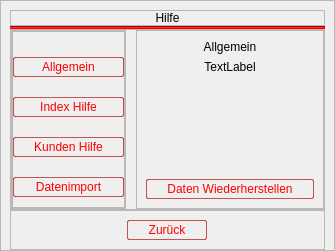
            <widget class="QWidget" name="helpView">
             <layout class="QVBoxLayout" name="verticalLayout_25">
              <property name="spacing">
               <number>0</number>
              </property>
              <property name="leftMargin">
               <number>0</number>
              </property>
              <property name="topMargin">
               <number>0</number>
              </property>
              <property name="rightMargin">
               <number>0</number>
              </property>
              <property name="bottomMargin">
               <number>0</number>
              </property>
              <item>
               <widget class="QFrame" name="frame_27">
                <property name="frameShape">
                 <enum>QFrame::StyledPanel</enum>
                </property>
                <property name="frameShadow">
                 <enum>QFrame::Raised</enum>
                </property>
                <layout class="QVBoxLayout" name="verticalLayout_27">
                 <property name="spacing">
                  <number>0</number>
                 </property>
                 <property name="leftMargin">
                  <number>9</number>
                 </property>
                 <property name="topMargin">
                  <number>9</number>
                 </property>
                 <property name="rightMargin">
                  <number>9</number>
                 </property>
                 <property name="bottomMargin">
                  <number>0</number>
                 </property>
                 <item alignment="Qt::AlignTop">
                  <widget class="QFrame" name="frame_28">
                   <property name="minimumSize">
                    <size>
                     <width>0</width>
                     <height>10</height>
                    </size>
                   </property>
                   <property name="frameShape">
                    <enum>QFrame::StyledPanel</enum>
                   </property>
                   <property name="frameShadow">
                    <enum>QFrame::Raised</enum>
                   </property>
                   <layout class="QVBoxLayout" name="verticalLayout_28">
                    <property name="spacing">
                     <number>0</number>
                    </property>
                    <property name="leftMargin">
                     <number>0</number>
                    </property>
                    <property name="topMargin">
                     <number>0</number>
                    </property>
                    <property name="rightMargin">
                     <number>0</number>
                    </property>
                    <property name="bottomMargin">
                     <number>0</number>
                    </property>
                    <item>
                     <widget class="QLabel" name="label_34">
                      <property name="styleSheet">
                       <string notr="true">QLabel{
	
	font: 26pt &quot;Ethnocentric&quot;;
}</string>
                      </property>
                      <property name="text">
                       <string>Hilfe</string>
                      </property>
                      <property name="alignment">
                       <set>Qt::AlignCenter</set>
                      </property>
                     </widget>
                    </item>
                   </layout>
                  </widget>
                 </item>
                 <item>
                  <widget class="Line" name="line_6">
                   <property name="styleSheet">
                    <string notr="true">background-color: rgb(255, 0, 0);</string>
                   </property>
                   <property name="orientation">
                    <enum>Qt::Horizontal</enum>
                   </property>
                  </widget>
                 </item>
                 <item>
                  <widget class="QFrame" name="frame_29">
                   <property name="sizePolicy">
                    <sizepolicy hsizetype="Preferred" vsizetype="Expanding">
                     <horstretch>0</horstretch>
                     <verstretch>0</verstretch>
                    </sizepolicy>
                   </property>
                   <property name="frameShape">
                    <enum>QFrame::StyledPanel</enum>
                   </property>
                   <property name="frameShadow">
                    <enum>QFrame::Raised</enum>
                   </property>
                   <layout class="QHBoxLayout" name="horizontalLayout_19">
                    <property name="spacing">
                     <number>10</number>
                    </property>
                    <property name="leftMargin">
                     <number>0</number>
                    </property>
                    <property name="topMargin">
                     <number>0</number>
                    </property>
                    <property name="rightMargin">
                     <number>0</number>
                    </property>
                    <property name="bottomMargin">
                     <number>0</number>
                    </property>
                    <item alignment="Qt::AlignLeft">
                     <widget class="QFrame" name="frame_31">
                      <property name="styleSheet">
                       <string notr="true">QPushButton{
	border: 1px solid;
	padding: 2px 20px;
	border-radius: 2%;
	color: rgb(255, 0, 0)
}

QPushButton::Hover{
	border: 1.4px solid rgba(255, 47, 47, 25);
	background-color: qlineargradient(spread:pad, x1:0, y1:0, x2:1, y2:1, stop:0 rgba(255, 0, 0, 45), stop:1 rgba(65, 0, 0, 45));
	color: #FFF;
}

QPushButton::Pressed{
	background-color: qlineargradient(spread:pad, x1:0, y1:0, x2:1, y2:1, stop:0  rgba(65, 0, 0, 255), stop:1 rgba(255, 0, 0, 255));
	border-color: rgb(255, 0, 0);
	color: rgb(238, 238, 238);
}


QPushButton::Focus{
	background-color: qlineargradient(spread:pad, x1:0, y1:0, x2:1, y2:1, stop:0  rgba(65, 0, 0, 255), stop:1 rgba(255, 0, 0, 255));
	border-color: rgb(255, 0, 0);
	color: rgb(238, 238, 238);
}</string>
                      </property>
                      <property name="frameShape">
                       <enum>QFrame::StyledPanel</enum>
                      </property>
                      <property name="frameShadow">
                       <enum>QFrame::Raised</enum>
                      </property>
                      <layout class="QVBoxLayout" name="verticalLayout_29">
                       <property name="spacing">
                        <number>0</number>
                       </property>
                       <property name="leftMargin">
                        <number>0</number>
                       </property>
                       <property name="topMargin">
                        <number>0</number>
                       </property>
                       <property name="rightMargin">
                        <number>0</number>
                       </property>
                       <property name="bottomMargin">
                        <number>0</number>
                       </property>
                       <item alignment="Qt::AlignTop">
                        <widget class="QFrame" name="frame_33">
                         <property name="styleSheet">
                          <string notr="true">QPushButton{
	border: 1px solid rgba(170, 0, 0,165);
	padding: 2px 20px;
	border-radius: 2%;
	color: rgb(255, 0, 0)
}

QPushButton::Hover{
	border: 1.2px solid rgb(255, 0, 0);
	background-color: qlineargradient(spread:pad, x1:0, y1:0, x2:1, y2:1, stop:0 rgba(255, 0, 0, 70), stop:1 rgba(65, 0, 0, 70));
	
}

QPushButton::Pressed{
	border: 1.4px solid;
	background-color: qlineargradient(spread:pad, x1:0, y1:0, x2:1, y2:1, stop:0  rgba(65, 0, 0, 255), stop:1 rgba(255, 0, 0, 255));
	border-color: rgb(255, 0, 0);
	color: #FFF;
}

QPushButton::Focus{
	background-color: qlineargradient(spread:pad, x1:0, y1:0, x2:1, y2:1, stop:0  rgba(65, 0, 0, 255), stop:1 rgba(255, 0, 0, 255));
	border: 1.4px solid rgb(255, 0, 0);
	color: #FFF;
}</string>
                         </property>
                         <property name="frameShape">
                          <enum>QFrame::StyledPanel</enum>
                         </property>
                         <property name="frameShadow">
                          <enum>QFrame::Raised</enum>
                         </property>
                         <layout class="QVBoxLayout" name="verticalLayout_31">
                          <property name="spacing">
                           <number>20</number>
                          </property>
                          <property name="leftMargin">
                           <number>0</number>
                          </property>
                          <property name="topMargin">
                           <number>25</number>
                          </property>
                          <property name="rightMargin">
                           <number>0</number>
                          </property>
                          <property name="bottomMargin">
                           <number>10</number>
                          </property>
                          <item>
                           <widget class="QPushButton" name="comHelpBtn">
                            <property name="text">
                             <string>Allgemein</string>
                            </property>
                           </widget>
                          </item>
                          <item>
                           <widget class="QPushButton" name="indexHelpBtn">
                            <property name="text">
                             <string>Index Hilfe</string>
                            </property>
                           </widget>
                          </item>
                          <item>
                           <widget class="QPushButton" name="userHelpBtn">
                            <property name="text">
                             <string>Kunden Hilfe</string>
                            </property>
                           </widget>
                          </item>
                          <item>
                           <widget class="QPushButton" name="importHelpBtn">
                            <property name="text">
                             <string>Datenimport</string>
                            </property>
                           </widget>
                          </item>
                         </layout>
                        </widget>
                       </item>
                      </layout>
                     </widget>
                    </item>
                    <item>
                     <widget class="QFrame" name="frame_32">
                      <property name="sizePolicy">
                       <sizepolicy hsizetype="Expanding" vsizetype="Preferred">
                        <horstretch>0</horstretch>
                        <verstretch>0</verstretch>
                       </sizepolicy>
                      </property>
                      <property name="frameShape">
                       <enum>QFrame::StyledPanel</enum>
                      </property>
                      <property name="frameShadow">
                       <enum>QFrame::Raised</enum>
                      </property>
                      <layout class="QVBoxLayout" name="verticalLayout_30">
                       <item alignment="Qt::AlignTop">
                        <widget class="QLabel" name="helpTextHeadLabel">
                         <property name="styleSheet">
                          <string notr="true">QLabel{
	
	font: 14pt &quot;Ethnocentric&quot;;
}</string>
                         </property>
                         <property name="text">
                          <string>Allgemein</string>
                         </property>
                         <property name="alignment">
                          <set>Qt::AlignCenter</set>
                         </property>
                        </widget>
                       </item>
                       <item>
                        <widget class="QLabel" name="helpTextLabel">
                         <property name="sizePolicy">
                          <sizepolicy hsizetype="Preferred" vsizetype="Expanding">
                           <horstretch>0</horstretch>
                           <verstretch>0</verstretch>
                          </sizepolicy>
                         </property>
                         <property name="text">
                          <string>TextLabel</string>
                         </property>
                         <property name="alignment">
                          <set>Qt::AlignHCenter|Qt::AlignTop</set>
                         </property>
                        </widget>
                       </item>
                       <item alignment="Qt::AlignHCenter">
                        <widget class="QPushButton" name="loadBackupBtn">
                         <property name="styleSheet">
                          <string notr="true">QPushButton{
	border: 1px solid rgba(170, 0, 0,165);
	padding: 2px 20px;
	border-radius: 2%;
	color: rgb(255, 0, 0)
}

QPushButton::Hover{
	border: 1.4px solid rgb(255, 0, 0);
	background-color: qlineargradient(spread:pad, x1:0, y1:0, x2:1, y2:1, stop:0 rgba(255, 0, 0, 70), stop:1 rgba(65, 0, 0, 70));
	
}

QPushButton::Pressed{
	border: 1.4px solid;
	background-color: qlineargradient(spread:pad, x1:0, y1:0, x2:1, y2:1, stop:0  rgba(65, 0, 0, 255), stop:1 rgba(255, 0, 0, 255));
	border-color: rgb(255, 0, 0);
	color: #FFF;
}</string>
                         </property>
                         <property name="text">
                          <string>Daten Wiederherstellen</string>
                         </property>
                        </widget>
                       </item>
                      </layout>
                     </widget>
                    </item>
                   </layout>
                  </widget>
                 </item>
                 <item alignment="Qt::AlignBottom">
                  <widget class="QFrame" name="frame_30">
                   <property name="styleSheet">
                    <string notr="true">QPushButton{
	border: 1px solid rgba(170, 0, 0,165);
	padding: 2px 20px;
	border-radius: 2%;
	color: rgb(255, 0, 0)
}

QPushButton::Hover{
	border: 1.4px solid rgb(255, 0, 0);
	background-color: qlineargradient(spread:pad, x1:0, y1:0, x2:1, y2:1, stop:0 rgba(255, 0, 0, 70), stop:1 rgba(65, 0, 0, 70));
	
}

QPushButton::Pressed{
	border: 1.4px solid;
	background-color: qlineargradient(spread:pad, x1:0, y1:0, x2:1, y2:1, stop:0  rgba(65, 0, 0, 255), stop:1 rgba(255, 0, 0, 255));
	border-color: rgb(255, 0, 0);
	color: #FFF;
}</string>
                   </property>
                   <property name="frameShape">
                    <enum>QFrame::StyledPanel</enum>
                   </property>
                   <property name="frameShadow">
                    <enum>QFrame::Raised</enum>
                   </property>
                   <layout class="QHBoxLayout" name="horizontalLayout_18">
                    <property name="leftMargin">
                     <number>0</number>
                    </property>
                    <property name="topMargin">
                     <number>9</number>
                    </property>
                    <property name="rightMargin">
                     <number>0</number>
                    </property>
                    <property name="bottomMargin">
                     <number>9</number>
                    </property>
                    <item alignment="Qt::AlignHCenter">
                     <widget class="QPushButton" name="helpBackBtn">
                      <property name="text">
                       <string>Zurück</string>
                      </property>
                     </widget>
                    </item>
                   </layout>
                  </widget>
                 </item>
                </layout>
               </widget>
              </item>
             </layout>
            </widget>
